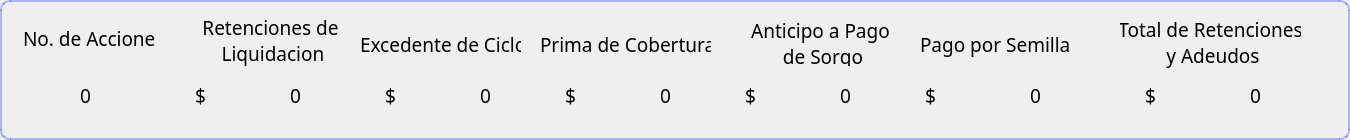
     <widget class="QFrame" name="frame_8">
      <property name="geometry">
       <rect>
        <x>130</x>
        <y>150</y>
        <width>1350</width>
        <height>140</height>
       </rect>
      </property>
      <property name="styleSheet">
       <string notr="true">font: 14pt &quot;Bahnschrift&quot;;
border-width:2px;
border-color:rgba(23, 38, 255,0.3);
border-style:solid;
border-radius:10px;
</string>
      </property>
      <property name="frameShape">
       <enum>QFrame::StyledPanel</enum>
      </property>
      <property name="frameShadow">
       <enum>QFrame::Raised</enum>
      </property>
      <widget class="QFrame" name="frame_33">
       <property name="geometry">
        <rect>
         <x>10</x>
         <y>10</y>
         <width>1330</width>
         <height>120</height>
        </rect>
       </property>
       <property name="styleSheet">
        <string notr="true">border-radius:0px;
border:0px;
</string>
       </property>
       <property name="frameShape">
        <enum>QFrame::StyledPanel</enum>
       </property>
       <property name="frameShadow">
        <enum>QFrame::Plain</enum>
       </property>
       <widget class="QLabel" name="NoAcciones">
        <property name="geometry">
         <rect>
          <x>13</x>
          <y>17</y>
          <width>131</width>
          <height>23</height>
         </rect>
        </property>
        <property name="font">
         <font>
          <family>Bahnschrift</family>
          <pointsize>14</pointsize>
          <weight>50</weight>
          <italic>false</italic>
          <bold>false</bold>
         </font>
        </property>
        <property name="text">
         <string>No. de Acciones</string>
        </property>
        <property name="alignment">
         <set>Qt::AlignLeading|Qt::AlignLeft|Qt::AlignVCenter</set>
        </property>
       </widget>
       <widget class="QLabel" name="RetenLiquidaTotal">
        <property name="geometry">
         <rect>
          <x>190</x>
          <y>2</y>
          <width>141</width>
          <height>56</height>
         </rect>
        </property>
        <property name="font">
         <font>
          <family>Bahnschrift</family>
          <pointsize>14</pointsize>
          <weight>50</weight>
          <italic>false</italic>
          <bold>false</bold>
         </font>
        </property>
        <property name="text">
         <string>Retenciones de 
 Liquidacion</string>
        </property>
        <property name="alignment">
         <set>Qt::AlignCenter</set>
        </property>
       </widget>
       <widget class="QLabel" name="ExcedentedeCiclo">
        <property name="geometry">
         <rect>
          <x>350</x>
          <y>20</y>
          <width>161</width>
          <height>28</height>
         </rect>
        </property>
        <property name="font">
         <font>
          <family>Bahnschrift</family>
          <pointsize>14</pointsize>
          <weight>50</weight>
          <italic>false</italic>
          <bold>false</bold>
         </font>
        </property>
        <property name="text">
         <string>Excedente de Ciclo</string>
        </property>
        <property name="alignment">
         <set>Qt::AlignLeading|Qt::AlignLeft|Qt::AlignVCenter</set>
        </property>
       </widget>
       <widget class="QLabel" name="AnticipoPagoSorgo">
        <property name="geometry">
         <rect>
          <x>740</x>
          <y>10</y>
          <width>141</width>
          <height>46</height>
         </rect>
        </property>
        <property name="font">
         <font>
          <family>Bahnschrift</family>
          <pointsize>14</pointsize>
          <weight>50</weight>
          <italic>false</italic>
          <bold>false</bold>
         </font>
        </property>
        <property name="text">
         <string>Anticipo a Pago 
 de Sorgo</string>
        </property>
        <property name="alignment">
         <set>Qt::AlignCenter</set>
        </property>
       </widget>
       <widget class="QLabel" name="PagoSemilla">
        <property name="geometry">
         <rect>
          <x>910</x>
          <y>20</y>
          <width>151</width>
          <height>28</height>
         </rect>
        </property>
        <property name="font">
         <font>
          <family>Bahnschrift</family>
          <pointsize>14</pointsize>
          <weight>50</weight>
          <italic>false</italic>
          <bold>false</bold>
         </font>
        </property>
        <property name="text">
         <string>Pago por Semilla</string>
        </property>
        <property name="alignment">
         <set>Qt::AlignLeading|Qt::AlignLeft|Qt::AlignVCenter</set>
        </property>
       </widget>
       <widget class="QLabel" name="TotalRetenAdeudos">
        <property name="geometry">
         <rect>
          <x>1110</x>
          <y>4</y>
          <width>181</width>
          <height>56</height>
         </rect>
        </property>
        <property name="font">
         <font>
          <family>Bahnschrift</family>
          <pointsize>14</pointsize>
          <weight>50</weight>
          <italic>false</italic>
          <bold>false</bold>
         </font>
        </property>
        <property name="text">
         <string>Total de Retenciones 
 y Adeudos</string>
        </property>
        <property name="alignment">
         <set>Qt::AlignCenter</set>
        </property>
       </widget>
       <widget class="Line" name="line_25">
        <property name="geometry">
         <rect>
          <x>150</x>
          <y>0</y>
          <width>3</width>
          <height>120</height>
         </rect>
        </property>
        <property name="orientation">
         <enum>Qt::Vertical</enum>
        </property>
       </widget>
       <widget class="Line" name="line_26">
        <property name="geometry">
         <rect>
          <x>340</x>
          <y>0</y>
          <width>3</width>
          <height>120</height>
         </rect>
        </property>
        <property name="orientation">
         <enum>Qt::Vertical</enum>
        </property>
       </widget>
       <widget class="Line" name="line_27">
        <property name="geometry">
         <rect>
          <x>510</x>
          <y>0</y>
          <width>3</width>
          <height>120</height>
         </rect>
        </property>
        <property name="orientation">
         <enum>Qt::Vertical</enum>
        </property>
       </widget>
       <widget class="Line" name="line_28">
        <property name="geometry">
         <rect>
          <x>890</x>
          <y>0</y>
          <width>3</width>
          <height>120</height>
         </rect>
        </property>
        <property name="orientation">
         <enum>Qt::Vertical</enum>
        </property>
       </widget>
       <widget class="Line" name="line_29">
        <property name="geometry">
         <rect>
          <x>1060</x>
          <y>0</y>
          <width>3</width>
          <height>120</height>
         </rect>
        </property>
        <property name="orientation">
         <enum>Qt::Vertical</enum>
        </property>
       </widget>
       <widget class="Line" name="line_30">
        <property name="geometry">
         <rect>
          <x>0</x>
          <y>60</y>
          <width>1330</width>
          <height>3</height>
         </rect>
        </property>
        <property name="orientation">
         <enum>Qt::Horizontal</enum>
        </property>
       </widget>
       <widget class="Line" name="line_34">
        <property name="geometry">
         <rect>
          <x>700</x>
          <y>0</y>
          <width>3</width>
          <height>120</height>
         </rect>
        </property>
        <property name="orientation">
         <enum>Qt::Vertical</enum>
        </property>
       </widget>
       <widget class="QLabel" name="PrimaCobertura">
        <property name="geometry">
         <rect>
          <x>530</x>
          <y>20</y>
          <width>171</width>
          <height>28</height>
         </rect>
        </property>
        <property name="font">
         <font>
          <family>Bahnschrift</family>
          <pointsize>14</pointsize>
          <weight>50</weight>
          <italic>false</italic>
          <bold>false</bold>
         </font>
        </property>
        <property name="text">
         <string>Prima de Cobertura</string>
        </property>
        <property name="alignment">
         <set>Qt::AlignLeading|Qt::AlignLeft|Qt::AlignVCenter</set>
        </property>
       </widget>
       <widget class="QLabel" name="NoAcciones_edit">
        <property name="geometry">
         <rect>
          <x>10</x>
          <y>70</y>
          <width>131</width>
          <height>31</height>
         </rect>
        </property>
        <property name="font">
         <font>
          <family>Bahnschrift</family>
          <pointsize>14</pointsize>
          <weight>50</weight>
          <italic>false</italic>
          <bold>false</bold>
         </font>
        </property>
        <property name="text">
         <string>0</string>
        </property>
        <property name="alignment">
         <set>Qt::AlignCenter</set>
        </property>
       </widget>
       <widget class="QLabel" name="RetenLiquidaTotal_edit">
        <property name="geometry">
         <rect>
          <x>220</x>
          <y>70</y>
          <width>71</width>
          <height>31</height>
         </rect>
        </property>
        <property name="font">
         <font>
          <family>Bahnschrift</family>
          <pointsize>14</pointsize>
          <weight>50</weight>
          <italic>false</italic>
          <bold>false</bold>
         </font>
        </property>
        <property name="text">
         <string>0</string>
        </property>
        <property name="alignment">
         <set>Qt::AlignRight|Qt::AlignTrailing|Qt::AlignVCenter</set>
        </property>
       </widget>
       <widget class="QLabel" name="label_34">
        <property name="geometry">
         <rect>
          <x>180</x>
          <y>70</y>
          <width>21</width>
          <height>31</height>
         </rect>
        </property>
        <property name="font">
         <font>
          <family>Bahnschrift</family>
          <pointsize>14</pointsize>
          <weight>50</weight>
          <italic>false</italic>
          <bold>false</bold>
         </font>
        </property>
        <property name="text">
         <string>$</string>
        </property>
        <property name="alignment">
         <set>Qt::AlignCenter</set>
        </property>
       </widget>
       <widget class="QLabel" name="ExcedentedeCiclo_edit">
        <property name="geometry">
         <rect>
          <x>410</x>
          <y>70</y>
          <width>71</width>
          <height>31</height>
         </rect>
        </property>
        <property name="font">
         <font>
          <family>Bahnschrift</family>
          <pointsize>14</pointsize>
          <weight>50</weight>
          <italic>false</italic>
          <bold>false</bold>
         </font>
        </property>
        <property name="text">
         <string>0</string>
        </property>
        <property name="alignment">
         <set>Qt::AlignRight|Qt::AlignTrailing|Qt::AlignVCenter</set>
        </property>
       </widget>
       <widget class="QLabel" name="label_36">
        <property name="geometry">
         <rect>
          <x>370</x>
          <y>70</y>
          <width>21</width>
          <height>31</height>
         </rect>
        </property>
        <property name="font">
         <font>
          <family>Bahnschrift</family>
          <pointsize>14</pointsize>
          <weight>50</weight>
          <italic>false</italic>
          <bold>false</bold>
         </font>
        </property>
        <property name="text">
         <string>$</string>
        </property>
        <property name="alignment">
         <set>Qt::AlignCenter</set>
        </property>
       </widget>
       <widget class="QLabel" name="PrimaCobertura_edit">
        <property name="geometry">
         <rect>
          <x>590</x>
          <y>70</y>
          <width>71</width>
          <height>31</height>
         </rect>
        </property>
        <property name="font">
         <font>
          <family>Bahnschrift</family>
          <pointsize>14</pointsize>
          <weight>50</weight>
          <italic>false</italic>
          <bold>false</bold>
         </font>
        </property>
        <property name="text">
         <string>0</string>
        </property>
        <property name="alignment">
         <set>Qt::AlignRight|Qt::AlignTrailing|Qt::AlignVCenter</set>
        </property>
       </widget>
       <widget class="QLabel" name="label_148">
        <property name="geometry">
         <rect>
          <x>550</x>
          <y>70</y>
          <width>21</width>
          <height>31</height>
         </rect>
        </property>
        <property name="font">
         <font>
          <family>Bahnschrift</family>
          <pointsize>14</pointsize>
          <weight>50</weight>
          <italic>false</italic>
          <bold>false</bold>
         </font>
        </property>
        <property name="text">
         <string>$</string>
        </property>
        <property name="alignment">
         <set>Qt::AlignCenter</set>
        </property>
       </widget>
       <widget class="QLabel" name="AnticipoPagoSorgo_edit">
        <property name="geometry">
         <rect>
          <x>770</x>
          <y>70</y>
          <width>71</width>
          <height>31</height>
         </rect>
        </property>
        <property name="font">
         <font>
          <family>Bahnschrift</family>
          <pointsize>14</pointsize>
          <weight>50</weight>
          <italic>false</italic>
          <bold>false</bold>
         </font>
        </property>
        <property name="text">
         <string>0</string>
        </property>
        <property name="alignment">
         <set>Qt::AlignRight|Qt::AlignTrailing|Qt::AlignVCenter</set>
        </property>
       </widget>
       <widget class="QLabel" name="label_150">
        <property name="geometry">
         <rect>
          <x>730</x>
          <y>70</y>
          <width>21</width>
          <height>31</height>
         </rect>
        </property>
        <property name="font">
         <font>
          <family>Bahnschrift</family>
          <pointsize>14</pointsize>
          <weight>50</weight>
          <italic>false</italic>
          <bold>false</bold>
         </font>
        </property>
        <property name="text">
         <string>$</string>
        </property>
        <property name="alignment">
         <set>Qt::AlignCenter</set>
        </property>
       </widget>
       <widget class="QLabel" name="PagoSemilla_edit">
        <property name="geometry">
         <rect>
          <x>960</x>
          <y>70</y>
          <width>71</width>
          <height>31</height>
         </rect>
        </property>
        <property name="font">
         <font>
          <family>Bahnschrift</family>
          <pointsize>14</pointsize>
          <weight>50</weight>
          <italic>false</italic>
          <bold>false</bold>
         </font>
        </property>
        <property name="text">
         <string>0</string>
        </property>
        <property name="alignment">
         <set>Qt::AlignRight|Qt::AlignTrailing|Qt::AlignVCenter</set>
        </property>
       </widget>
       <widget class="QLabel" name="label_152">
        <property name="geometry">
         <rect>
          <x>910</x>
          <y>70</y>
          <width>21</width>
          <height>31</height>
         </rect>
        </property>
        <property name="font">
         <font>
          <family>Bahnschrift</family>
          <pointsize>14</pointsize>
          <weight>50</weight>
          <italic>false</italic>
          <bold>false</bold>
         </font>
        </property>
        <property name="text">
         <string>$</string>
        </property>
        <property name="alignment">
         <set>Qt::AlignCenter</set>
        </property>
       </widget>
       <widget class="QLabel" name="TotalRetenAdeudos_edit">
        <property name="geometry">
         <rect>
          <x>1180</x>
          <y>70</y>
          <width>71</width>
          <height>31</height>
         </rect>
        </property>
        <property name="font">
         <font>
          <family>Bahnschrift</family>
          <pointsize>14</pointsize>
          <weight>50</weight>
          <italic>false</italic>
          <bold>false</bold>
         </font>
        </property>
        <property name="text">
         <string>0</string>
        </property>
        <property name="alignment">
         <set>Qt::AlignRight|Qt::AlignTrailing|Qt::AlignVCenter</set>
        </property>
       </widget>
       <widget class="QLabel" name="label_154">
        <property name="geometry">
         <rect>
          <x>1130</x>
          <y>70</y>
          <width>21</width>
          <height>31</height>
         </rect>
        </property>
        <property name="font">
         <font>
          <family>Bahnschrift</family>
          <pointsize>14</pointsize>
          <weight>50</weight>
          <italic>false</italic>
          <bold>false</bold>
         </font>
        </property>
        <property name="text">
         <string>$</string>
        </property>
        <property name="alignment">
         <set>Qt::AlignCenter</set>
        </property>
       </widget>
      </widget>
     </widget>
